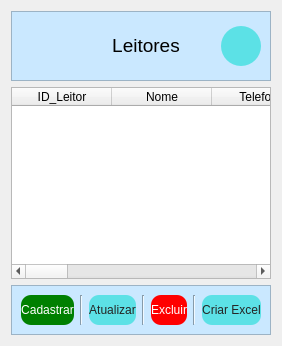
             <widget class="QWidget" name="tab">
              <attribute name="title">
               <string>Tab 1</string>
              </attribute>
              <layout class="QVBoxLayout" name="verticalLayout_6">
               <item>
                <widget class="QFrame" name="frame_2">
                 <property name="styleSheet">
                  <string notr="true">QWidget{	
	background-color: #cae8ff;
	color: Black;
}
QPushButton{
	background-color: #5CE1E6;	
	color:#242424;
	border-radius:20px;
}</string>
                 </property>
                 <property name="frameShape">
                  <enum>QFrame::StyledPanel</enum>
                 </property>
                 <property name="frameShadow">
                  <enum>QFrame::Raised</enum>
                 </property>
                 <layout class="QHBoxLayout" name="horizontalLayout_11">
                  <item>
                   <widget class="QLabel" name="label_3">
                    <property name="minimumSize">
                     <size>
                      <width>50</width>
                      <height>50</height>
                     </size>
                    </property>
                    <property name="maximumSize">
                     <size>
                      <width>50</width>
                      <height>50</height>
                     </size>
                    </property>
                    <property name="text">
                     <string/>
                    </property>
                    <property name="pixmap">
                     <pixmap resource="../img/imagens.qrc">:/icons/icons/ler.png</pixmap>
                    </property>
                    <property name="scaledContents">
                     <bool>true</bool>
                    </property>
                   </widget>
                  </item>
                  <item>
                   <widget class="QLabel" name="label_6">
                    <property name="text">
                     <string>&lt;html&gt;&lt;head/&gt;&lt;body&gt;&lt;p align=&quot;center&quot;&gt;&lt;span style=&quot; font-size:14pt;&quot;&gt;Leitores&lt;/span&gt;&lt;/p&gt;&lt;/body&gt;&lt;/html&gt;</string>
                    </property>
                   </widget>
                  </item>
                  <item>
                   <widget class="QPushButton" name="pushButton_Refresh_Reader">
                    <property name="minimumSize">
                     <size>
                      <width>40</width>
                      <height>40</height>
                     </size>
                    </property>
                    <property name="maximumSize">
                     <size>
                      <width>40</width>
                      <height>40</height>
                     </size>
                    </property>
                    <property name="cursor">
                     <cursorShape>PointingHandCursor</cursorShape>
                    </property>
                    <property name="text">
                     <string/>
                    </property>
                    <property name="icon">
                     <iconset resource="../img/imagens.qrc">
                      <normaloff>:/icons/icons/sincronizar.png</normaloff>:/icons/icons/sincronizar.png</iconset>
                    </property>
                    <property name="iconSize">
                     <size>
                      <width>25</width>
                      <height>25</height>
                     </size>
                    </property>
                   </widget>
                  </item>
                 </layout>
                </widget>
               </item>
               <item>
                <widget class="QTableWidget" name="tableWidget_Reader">
                 <column>
                  <property name="text">
                   <string>ID_Leitor</string>
                  </property>
                 </column>
                 <column>
                  <property name="text">
                   <string>Nome</string>
                  </property>
                 </column>
                 <column>
                  <property name="text">
                   <string>Telefone</string>
                  </property>
                 </column>
                 <column>
                  <property name="text">
                   <string>Email</string>
                  </property>
                 </column>
                 <column>
                  <property name="text">
                   <string>CPF</string>
                  </property>
                 </column>
                 <column>
                  <property name="text">
                   <string>Identidade</string>
                  </property>
                 </column>
                 <column>
                  <property name="text">
                   <string>CEP</string>
                  </property>
                 </column>
                 <column>
                  <property name="text">
                   <string>Escolaridade</string>
                  </property>
                 </column>
                 <column>
                  <property name="text">
                   <string>Data_Nascimento</string>
                  </property>
                 </column>
                 <column>
                  <property name="text">
                   <string>Endereço</string>
                  </property>
                 </column>
                 <column>
                  <property name="text">
                   <string>Data_Cadastro</string>
                  </property>
                 </column>
                </widget>
               </item>
               <item>
                <widget class="QFrame" name="frame_7">
                 <property name="styleSheet">
                  <string notr="true">QWidget{	
	background-color: #cae8ff;
	color: Black;
}
QPushButton{
	background-color: #5CE1E6;	
	color:#242424;
	text-align:center;
	height:30px;
	border-radius:10px;
}
</string>
                 </property>
                 <property name="frameShape">
                  <enum>QFrame::StyledPanel</enum>
                 </property>
                 <property name="frameShadow">
                  <enum>QFrame::Raised</enum>
                 </property>
                 <layout class="QHBoxLayout" name="horizontalLayout_5">
                  <item>
                   <widget class="QPushButton" name="pushButton_Cad_Reader_Page">
                    <property name="cursor">
                     <cursorShape>PointingHandCursor</cursorShape>
                    </property>
                    <property name="styleSheet">
                     <string notr="true">background-color: green;
color:white;	</string>
                    </property>
                    <property name="text">
                     <string>Cadastrar</string>
                    </property>
                    <property name="icon">
                     <iconset resource="../img/imagens.qrc">
                      <normaloff>:/icons/icons/adicionar-usuario.png</normaloff>:/icons/icons/adicionar-usuario.png</iconset>
                    </property>
                   </widget>
                  </item>
                  <item>
                   <widget class="Line" name="line_7">
                    <property name="orientation">
                     <enum>Qt::Vertical</enum>
                    </property>
                   </widget>
                  </item>
                  <item>
                   <widget class="QPushButton" name="pushButton_Update_Reader">
                    <property name="cursor">
                     <cursorShape>PointingHandCursor</cursorShape>
                    </property>
                    <property name="text">
                     <string>Atualizar</string>
                    </property>
                    <property name="icon">
                     <iconset resource="../img/imagens.qrc">
                      <normaloff>:/icons/icons/carteira-de-identidade.png</normaloff>:/icons/icons/carteira-de-identidade.png</iconset>
                    </property>
                    <property name="iconSize">
                     <size>
                      <width>20</width>
                      <height>20</height>
                     </size>
                    </property>
                   </widget>
                  </item>
                  <item>
                   <widget class="Line" name="line_8">
                    <property name="orientation">
                     <enum>Qt::Vertical</enum>
                    </property>
                   </widget>
                  </item>
                  <item>
                   <widget class="QPushButton" name="pushButton_Delete_Reader">
                    <property name="cursor">
                     <cursorShape>PointingHandCursor</cursorShape>
                    </property>
                    <property name="styleSheet">
                     <string notr="true">background-color: red;
color:white;	</string>
                    </property>
                    <property name="text">
                     <string>Excluir</string>
                    </property>
                    <property name="icon">
                     <iconset resource="../img/imagens.qrc">
                      <normaloff>:/icons/icons/deletar-usuario.png</normaloff>:/icons/icons/deletar-usuario.png</iconset>
                    </property>
                   </widget>
                  </item>
                  <item>
                   <widget class="Line" name="line_9">
                    <property name="orientation">
                     <enum>Qt::Vertical</enum>
                    </property>
                   </widget>
                  </item>
                  <item>
                   <widget class="QPushButton" name="pushButton_Export_Excel_Reader">
                    <property name="cursor">
                     <cursorShape>PointingHandCursor</cursorShape>
                    </property>
                    <property name="text">
                     <string>Criar Excel</string>
                    </property>
                    <property name="icon">
                     <iconset resource="../img/imagens.qrc">
                      <normaloff>:/icons/icons/seta-circulo-para-baixo.png</normaloff>:/icons/icons/seta-circulo-para-baixo.png</iconset>
                    </property>
                   </widget>
                  </item>
                 </layout>
                </widget>
               </item>
              </layout>
             </widget>
